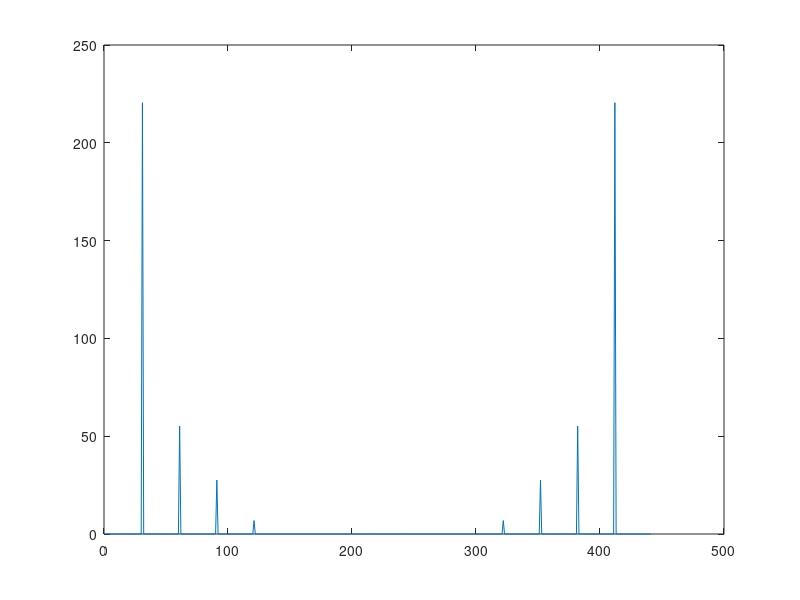

Write MATLAB code to recreate this figure.
%medició del TDH i el guany
fs = 44100;           
duration = 0.01;              
f = 3000; 
mostres = duration*fs;
t = 0:(1/fs):duration-(1/fs);    
n = 1:1:mostres;      
x = sin(2*pi*n*(f/fs))+ sin(2*pi*n*(2*f/fs));
soroll = 0.3*randn(1,fs*duration);
y = 10*x+soroll;

%%mesura del guany
% t_x = fft(x);
% t_y = fft(y);
% syms T;
% px = sum(x.*x)/(duration*fs);
% py = sum(y.*y)/(duration*fs);
% guany = sqrt(py/px);
% fprintf("guany = "+guany+"\n")

%mesura de la THD 
A = 1;
z = A*sin(2*pi*n*(f/fs)); %senyal original
k = z+ A/4*sin(2*pi*n*(2*f/fs))+ A/8*sin(2*pi*n*(3*f/fs))+ A/32*sin(2*pi*n*(4*f/fs)); %senyal amb distorsió interharmònica
Kf = fft(k);
plot(n,abs(Kf));
[a,b] = max(abs(Kf(1:mostres/2)));
cicles = floor((mostres/2)/(b-1)); %utilitzem (b-1) perquè en el vector el primer índex es 1
valors = 0:1:cicles-2; %creem un vector buit per posar-hi els valors de les amplituds als diferents harmònics
for i = 2:cicles
    l = i*(b-1)+1;
    [valors(i),c] = max(abs(Kf(l-4:l+4)));
end
l = sum(valors*valors');
THD = sqrt(l)/a


